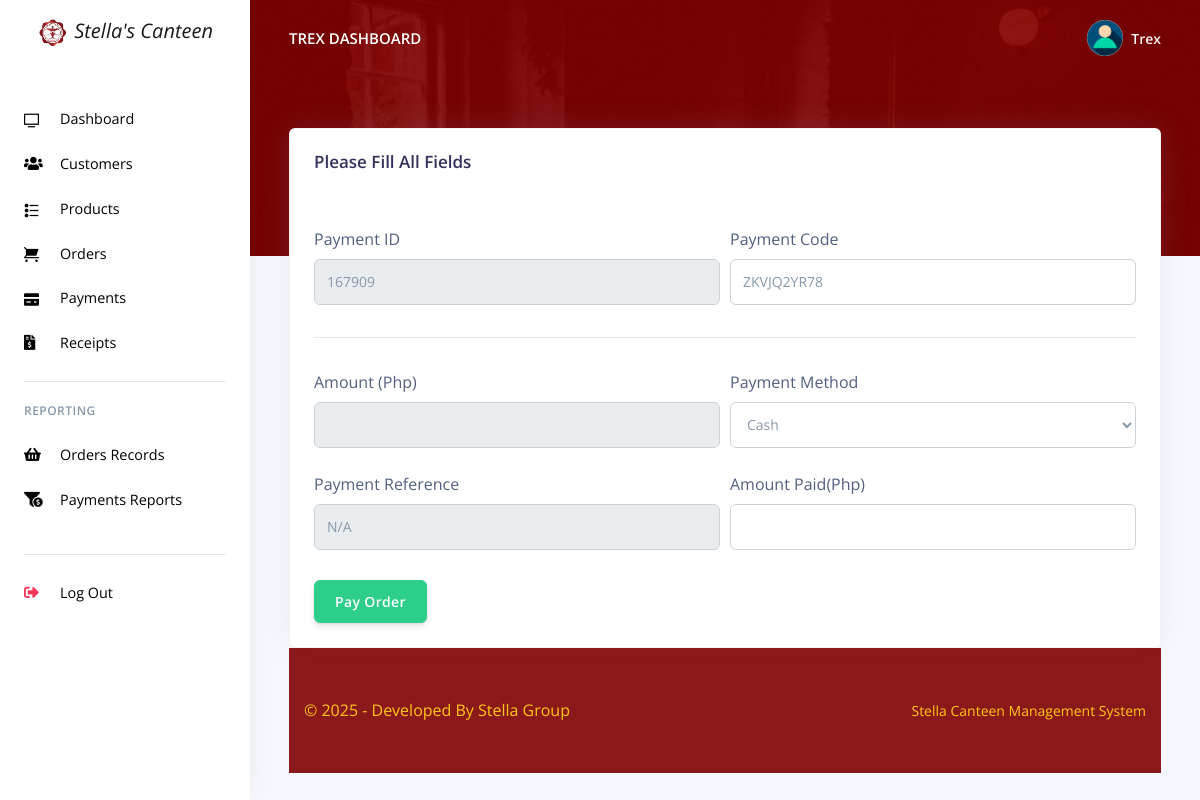
The app's page /stella/admin/pay_order.php?order_code=BDJT-4519&customer_id=d206dc6c7e4f&order_status=Paid (signed in), older data.
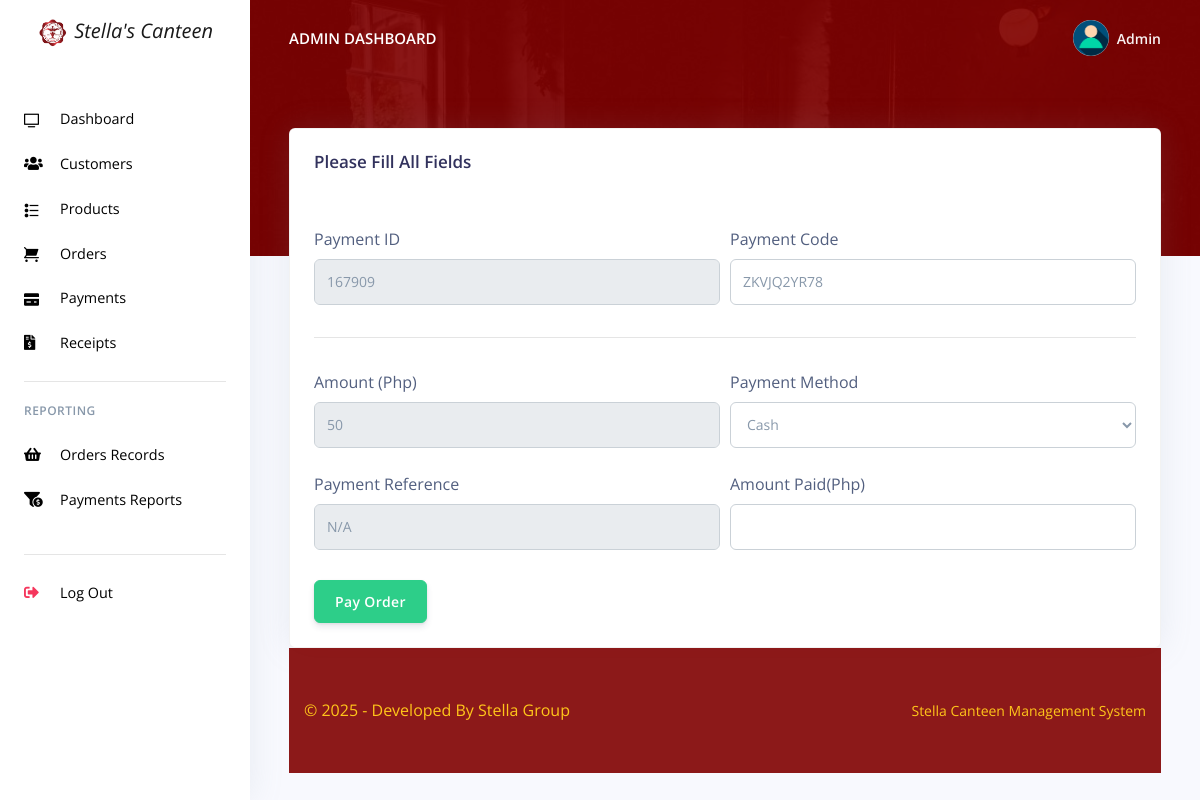
The same page, newer data.
### tables this page shows
CREATE TABLE `rpos_admin` (
  `admin_id` varchar(200) NOT NULL,
  `admin_name` varchar(200) NOT NULL,
  `admin_email` varchar(200) NOT NULL,
  `admin_password` varchar(200) NOT NULL
);

CREATE TABLE `rpos_orders` (
  `order_id` varchar(200) NOT NULL,
  `order_code` varchar(200) NOT NULL,
  `customer_id` varchar(200) NOT NULL,
  `customer_name` varchar(200) NOT NULL,
  `prod_id` varchar(200) NOT NULL,
  `prod_name` varchar(200) NOT NULL,
  `prod_price` varchar(200) NOT NULL,
  `prod_qty` varchar(200) NOT NULL,
  `order_status` varchar(200) NOT NULL,
  `created_at` timestamp(6) NOT NULL DEFAULT current_timestamp(6) ON UPDATE current_timestamp(6)
);

### stella/admin/partials/_topnav.php (the view, shortened to what the changed rows need)
<?php
$admin_id = $_SESSION['admin_id'];
$ret = "SELECT * FROM  rpos_admin  WHERE admin_id = '$admin_id'";
$stmt = $mysqli->prepare($ret);
$stmt->execute();
$res = $stmt->get_result();
while ($admin = $res->fetch_object()) {
?>
    <nav class="navbar navbar-top navbar-expand-md navbar-dark" id="navbar-main">
        <div class="container-fluid">
            <a class="h4 mb-0 text-white text-uppercase d-none d-lg-inline-block" href="dashboard.php"><?php echo $admin->admin_name; ?> Dashboard</a>
            <ul class="navbar-nav align-items-center d-none d-md-flex">
                <li class="nav-item dropdown">
                    <a class="nav-link pr-0" href="#" role="button" data-toggle="dropdown" aria-haspopup="true" aria-expanded="false">
                        <div class="media align-items-center">
                            <span class="avatar avatar-sm rounded-circle">
                                <img alt="Image placeholder" src="assets/img/theme/user-a-min.png">
                            </span>
                            <div class="media-body ml-2 d-none d-lg-block">
                                <span class="mb-0 text-sm  font-weight-bold"><?php echo $admin->admin_name; ?></span>
                            </div>
                        </div>
                    </a>
                </li>
            </ul>
        </div>
    </nav>
<?php } ?>

### stella/admin/pay_order.php (shortened to what the changed rows need)
<?php
include('config/config.php');
require_once('partials/_head.php');
?>
<body>
  <?php
  require_once('partials/_sidebar.php');
  ?>
  <div class="main-content">
    <?php
    require_once('partials/_topnav.php');
    $order_code = $_GET['order_code'];
    $ret = "SELECT * FROM  rpos_orders WHERE order_code ='$order_code' ";
    $stmt = $mysqli->prepare($ret);
    $stmt->execute();
    $res = $stmt->get_result();
    while ($order = $res->fetch_object()) {
      $total = ($order->prod_price);
    }
    ?>
    <div class="container-fluid mt--8">
      <div class="row">
        <div class="col">
          <div class="card shadow">
            <div class="card-body">
              <form method="POST" enctype="multipart/form-data">
                <div class="form-row">
                  <div class="col-md-6">
                    <label>Amount (Php)</label>
                    <input type="text" name="pay_amt" readonly value="<?php echo $total; ?>" class="form-control">
                  </div>
                </div>
                <br>
              </form>
            </div>
          </div>
        </div>
      </div>
    </div>
  </div>
</body>
</html>

### stella/admin/partials/_sidebar.php (shortened to what the changed rows need)
<?php
$admin_id = $_SESSION['admin_id'];
$ret = "SELECT * FROM  rpos_admin  WHERE admin_id = '$admin_id'";
$stmt = $mysqli->prepare($ret);
$stmt->execute();
$res = $stmt->get_result();
while ($admin = $res->fetch_object()) {
  ?>
  <nav class="navbar navbar-vertical fixed-left navbar-expand-md navbar-light bg-white" id="sidenav-main">
    <div class="container-fluid">
      <a class="navbar-brand pt-0" href="dashboard.php">
        <img alt="Logo" src="assets/img/theme/CICLOGO.png"> <i>Stella's Canteen</i>
      </a>
      <div class="collapse navbar-collapse" id="sidenav-collapse-main">
        <ul class="navbar-nav">
          <li class="nav-item">
            <a class="nav-link <?php if (basename($_SERVER['PHP_SELF']) == 'dashboard.php')
              echo 'active'; ?>"
              href="dashboard.php">
              <i class="ni ni-tv-2"></i> Dashboard
            </a>
          </li>
          <li class="nav-item">
            <a class="nav-link <?php if (basename($_SERVER['PHP_SELF']) == 'customes.php')
              echo 'active'; ?>"
              href="customes.php">
              <i class="fas fa-users"></i> Customers
            </a>
          </li>
          <li class="nav-item">
            <a class="nav-link <?php if (basename($_SERVER['PHP_SELF']) == 'products.php')
              echo 'active'; ?>"
              href="products.php">
              <i class="ni ni-bullet-list-67"></i> Products
            </a>
          </li>
          <li class="nav-item">
            <a class="nav-link <?php if (basename($_SERVER['PHP_SELF']) == 'orders.php')
              echo 'active'; ?>"
              href="orders.php">
              <i class="ni ni-cart"></i> Orders
            </a>
          </li>
          <li class="nav-item">
            <a class="nav-link <?php if (basename($_SERVER['PHP_SELF']) == 'payments.php')
              echo 'active'; ?>"
              href="payments.php">
              <i class="ni ni-credit-card"></i> Payments
            </a>
          </li>
          <li class="nav-item">
            <a class="nav-link <?php if (basename($_SERVER['PHP_SELF']) == 'receipts.php')
              echo 'active'; ?>"
              href="receipts.php">
              <i class="fas fa-file-invoice-dollar"></i> Receipts
            </a>
          </li>
        </ul>
        <hr class="my-3">
        <h6 class="navbar-heading text-muted">Reporting</h6>
        <ul class="navbar-nav mb-md-3">
          <li class="nav-item">
            <a class="nav-link <?php if (basename($_SERVER['PHP_SELF']) == 'orders_reports.php')
              echo 'active'; ?>"
              href="orders_reports.php">
              <i class="fas fa-shopping-basket"></i> Orders Records
            </a>
          </li>
          <li class="nav-item">
            <a class="nav-link <?php if (basename($_SERVER['PHP_SELF']) == 'payments_reports.php')
              echo 'active'; ?>"
              href="payments_reports.php">
              <i class="fas fa-funnel-dollar"></i> Payments Reports
            </a>
          </li>
        </ul>
        <hr class="my-3">
        <ul class="navbar-nav mb-md-3">
          <li class="nav-item">
            <a class="nav-link" href="logout.php">
              <i class="fas fa-sign-out-alt text-danger"></i> Log Out
            </a>
          </li>
        </ul>
      </div>
    </div>
  </nav>
<?php } ?>

Row changes from the older to the newer data that the page shows:
changed rpos_admin: admin_name "TREX" → "ADMIN"; admin_name "Trex" → "Admin"
added rpos_orders: pay_amt "50"
